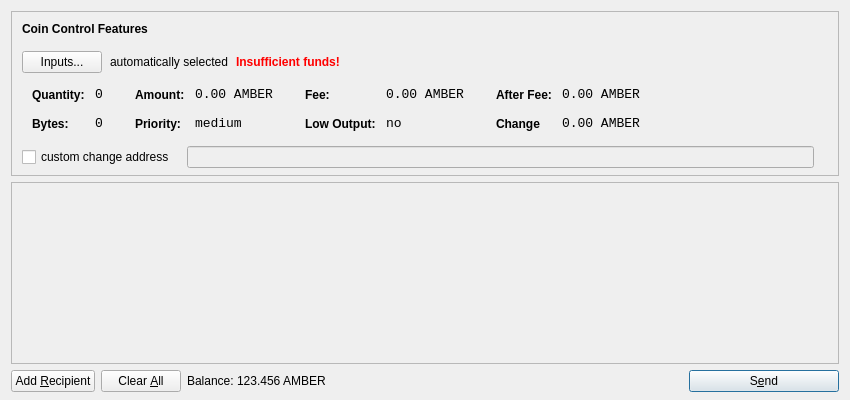
<?xml version="1.0" encoding="UTF-8"?>
<ui version="4.0">
 <class>SendCoinsDialog</class>
 <widget class="QDialog" name="SendCoinsDialog">
  <property name="geometry">
   <rect>
    <x>0</x>
    <y>0</y>
    <width>850</width>
    <height>400</height>
   </rect>
  </property>
  <property name="windowTitle">
   <string>Send Coins</string>
  </property>
  <layout class="QVBoxLayout" name="verticalLayout" stretch="0,1,0">
   <property name="bottomMargin">
    <number>8</number>
   </property>
   <item>
    <widget class="QFrame" name="frameCoinControl">
     <property name="sizePolicy">
      <sizepolicy hsizetype="Expanding" vsizetype="Expanding">
       <horstretch>0</horstretch>
       <verstretch>0</verstretch>
      </sizepolicy>
     </property>
     <property name="maximumSize">
      <size>
       <width>16777215</width>
       <height>16777215</height>
      </size>
     </property>
     <property name="frameShape">
      <enum>QFrame::StyledPanel</enum>
     </property>
     <property name="frameShadow">
      <enum>QFrame::Sunken</enum>
     </property>
     <layout class="QVBoxLayout" name="verticalLayoutCoinControl2">
      <property name="spacing">
       <number>-1</number>
      </property>
      <property name="leftMargin">
       <number>0</number>
      </property>
      <property name="topMargin">
       <number>0</number>
      </property>
      <property name="rightMargin">
       <number>0</number>
      </property>
      <property name="bottomMargin">
       <number>6</number>
      </property>
      <item>
       <layout class="QVBoxLayout" name="verticalLayoutCoinControl" stretch="0,0,0,0,1">
        <property name="spacing">
         <number>0</number>
        </property>
        <property name="leftMargin">
         <number>10</number>
        </property>
        <property name="topMargin">
         <number>10</number>
        </property>
        <item>
         <layout class="QHBoxLayout" name="horizontalLayoutCoinControl1">
          <property name="bottomMargin">
           <number>15</number>
          </property>
          <item>
           <widget class="QLabel" name="labelCoinControlFeatures">
            <property name="sizePolicy">
             <sizepolicy hsizetype="Preferred" vsizetype="Maximum">
              <horstretch>0</horstretch>
              <verstretch>0</verstretch>
             </sizepolicy>
            </property>
            <property name="font">
             <font>
              <weight>75</weight>
              <bold>true</bold>
             </font>
            </property>
            <property name="styleSheet">
             <string notr="true">font-weight:bold;</string>
            </property>
            <property name="text">
             <string>Coin Control Features</string>
            </property>
           </widget>
          </item>
         </layout>
        </item>
        <item>
         <layout class="QHBoxLayout" name="horizontalLayoutCoinControl2" stretch="0,0,0,0">
          <property name="spacing">
           <number>8</number>
          </property>
          <property name="bottomMargin">
           <number>10</number>
          </property>
          <item>
           <widget class="QPushButton" name="pushButtonCoinControl">
            <property name="styleSheet">
             <string notr="true"/>
            </property>
            <property name="text">
             <string>Inputs...</string>
            </property>
           </widget>
          </item>
          <item>
           <widget class="QLabel" name="labelCoinControlAutomaticallySelected">
            <property name="text">
             <string>automatically selected</string>
            </property>
            <property name="margin">
             <number>5</number>
            </property>
           </widget>
          </item>
          <item>
           <widget class="QLabel" name="labelCoinControlInsuffFunds">
            <property name="font">
             <font>
              <weight>75</weight>
              <bold>true</bold>
             </font>
            </property>
            <property name="styleSheet">
             <string notr="true">color:red;font-weight:bold;</string>
            </property>
            <property name="text">
             <string>Insufficient funds!</string>
            </property>
            <property name="margin">
             <number>5</number>
            </property>
           </widget>
          </item>
          <item>
           <spacer name="horizontalSpacerCoinControl">
            <property name="orientation">
             <enum>Qt::Horizontal</enum>
            </property>
            <property name="sizeHint" stdset="0">
             <size>
              <width>40</width>
              <height>1</height>
             </size>
            </property>
           </spacer>
          </item>
         </layout>
        </item>
        <item>
         <widget class="QWidget" name="widgetCoinControl" native="true">
          <property name="sizePolicy">
           <sizepolicy hsizetype="Preferred" vsizetype="Preferred">
            <horstretch>0</horstretch>
            <verstretch>0</verstretch>
           </sizepolicy>
          </property>
          <property name="minimumSize">
           <size>
            <width>0</width>
            <height>0</height>
           </size>
          </property>
          <property name="styleSheet">
           <string notr="true"/>
          </property>
          <layout class="QHBoxLayout" name="horizontalLayoutCoinControl5">
           <property name="margin">
            <number>0</number>
           </property>
           <item>
            <layout class="QHBoxLayout" name="horizontalLayoutCoinControl3" stretch="0,0,0,1">
             <property name="spacing">
              <number>20</number>
             </property>
             <property name="topMargin">
              <number>0</number>
             </property>
             <property name="bottomMargin">
              <number>10</number>
             </property>
             <item>
              <layout class="QFormLayout" name="formLayoutCoinControl1">
               <property name="horizontalSpacing">
                <number>10</number>
               </property>
               <property name="verticalSpacing">
                <number>14</number>
               </property>
               <property name="leftMargin">
                <number>10</number>
               </property>
               <property name="topMargin">
                <number>4</number>
               </property>
               <property name="rightMargin">
                <number>6</number>
               </property>
               <item row="0" column="0">
                <widget class="QLabel" name="labelCoinControlQuantityText">
                 <property name="styleSheet">
                  <string notr="true">font-weight:bold;</string>
                 </property>
                 <property name="text">
                  <string>Quantity:</string>
                 </property>
                 <property name="margin">
                  <number>0</number>
                 </property>
                </widget>
               </item>
               <item row="0" column="1">
                <widget class="QLabel" name="labelCoinControlQuantity">
                 <property name="font">
                  <font>
                   <family>Monospace</family>
                   <pointsize>10</pointsize>
                  </font>
                 </property>
                 <property name="cursor">
                  <cursorShape>IBeamCursor</cursorShape>
                 </property>
                 <property name="contextMenuPolicy">
                  <enum>Qt::ActionsContextMenu</enum>
                 </property>
                 <property name="text">
                  <string>0</string>
                 </property>
                 <property name="margin">
                  <number>0</number>
                 </property>
                 <property name="textInteractionFlags">
                  <set>Qt::LinksAccessibleByMouse|Qt::TextSelectableByKeyboard|Qt::TextSelectableByMouse</set>
                 </property>
                </widget>
               </item>
               <item row="1" column="0">
                <widget class="QLabel" name="labelCoinControlBytesText">
                 <property name="styleSheet">
                  <string notr="true">font-weight:bold;</string>
                 </property>
                 <property name="text">
                  <string>Bytes:</string>
                 </property>
                </widget>
               </item>
               <item row="1" column="1">
                <widget class="QLabel" name="labelCoinControlBytes">
                 <property name="font">
                  <font>
                   <family>Monospace</family>
                   <pointsize>10</pointsize>
                  </font>
                 </property>
                 <property name="cursor">
                  <cursorShape>IBeamCursor</cursorShape>
                 </property>
                 <property name="contextMenuPolicy">
                  <enum>Qt::ActionsContextMenu</enum>
                 </property>
                 <property name="text">
                  <string>0</string>
                 </property>
                 <property name="textInteractionFlags">
                  <set>Qt::LinksAccessibleByMouse|Qt::TextSelectableByKeyboard|Qt::TextSelectableByMouse</set>
                 </property>
                </widget>
               </item>
              </layout>
             </item>
             <item>
              <layout class="QFormLayout" name="formLayoutCoinControl2">
               <property name="horizontalSpacing">
                <number>10</number>
               </property>
               <property name="verticalSpacing">
                <number>14</number>
               </property>
               <property name="leftMargin">
                <number>6</number>
               </property>
               <property name="topMargin">
                <number>4</number>
               </property>
               <property name="rightMargin">
                <number>6</number>
               </property>
               <item row="0" column="0">
                <widget class="QLabel" name="labelCoinControlAmountText">
                 <property name="styleSheet">
                  <string notr="true">font-weight:bold;</string>
                 </property>
                 <property name="text">
                  <string>Amount:</string>
                 </property>
                 <property name="margin">
                  <number>0</number>
                 </property>
                </widget>
               </item>
               <item row="0" column="1">
                <widget class="QLabel" name="labelCoinControlAmount">
                 <property name="font">
                  <font>
                   <family>Monospace</family>
                   <pointsize>10</pointsize>
                  </font>
                 </property>
                 <property name="cursor">
                  <cursorShape>IBeamCursor</cursorShape>
                 </property>
                 <property name="contextMenuPolicy">
                  <enum>Qt::ActionsContextMenu</enum>
                 </property>
                 <property name="text">
                  <string>0.00 AMBER</string>
                 </property>
                 <property name="textInteractionFlags">
                  <set>Qt::LinksAccessibleByMouse|Qt::TextSelectableByKeyboard|Qt::TextSelectableByMouse</set>
                 </property>
                </widget>
               </item>
               <item row="1" column="0">
                <widget class="QLabel" name="labelCoinControlPriorityText">
                 <property name="styleSheet">
                  <string notr="true">font-weight:bold;</string>
                 </property>
                 <property name="text">
                  <string>Priority:</string>
                 </property>
                </widget>
               </item>
               <item row="1" column="1">
                <widget class="QLabel" name="labelCoinControlPriority">
                 <property name="font">
                  <font>
                   <family>Monospace</family>
                   <pointsize>10</pointsize>
                  </font>
                 </property>
                 <property name="cursor">
                  <cursorShape>IBeamCursor</cursorShape>
                 </property>
                 <property name="contextMenuPolicy">
                  <enum>Qt::ActionsContextMenu</enum>
                 </property>
                 <property name="text">
                  <string>medium</string>
                 </property>
                 <property name="textInteractionFlags">
                  <set>Qt::LinksAccessibleByMouse|Qt::TextSelectableByKeyboard|Qt::TextSelectableByMouse</set>
                 </property>
                </widget>
               </item>
              </layout>
             </item>
             <item>
              <layout class="QFormLayout" name="formLayoutCoinControl3">
               <property name="horizontalSpacing">
                <number>10</number>
               </property>
               <property name="verticalSpacing">
                <number>14</number>
               </property>
               <property name="leftMargin">
                <number>6</number>
               </property>
               <property name="topMargin">
                <number>4</number>
               </property>
               <property name="rightMargin">
                <number>6</number>
               </property>
               <item row="0" column="0">
                <widget class="QLabel" name="labelCoinControlFeeText">
                 <property name="styleSheet">
                  <string notr="true">font-weight:bold;</string>
                 </property>
                 <property name="text">
                  <string>Fee:</string>
                 </property>
                 <property name="margin">
                  <number>0</number>
                 </property>
                </widget>
               </item>
               <item row="0" column="1">
                <widget class="QLabel" name="labelCoinControlFee">
                 <property name="font">
                  <font>
                   <family>Monospace</family>
                   <pointsize>10</pointsize>
                  </font>
                 </property>
                 <property name="cursor">
                  <cursorShape>IBeamCursor</cursorShape>
                 </property>
                 <property name="contextMenuPolicy">
                  <enum>Qt::ActionsContextMenu</enum>
                 </property>
                 <property name="text">
                  <string>0.00 AMBER</string>
                 </property>
                 <property name="textInteractionFlags">
                  <set>Qt::LinksAccessibleByMouse|Qt::TextSelectableByKeyboard|Qt::TextSelectableByMouse</set>
                 </property>
                </widget>
               </item>
               <item row="1" column="0">
                <widget class="QLabel" name="labelCoinControlLowOutputText">
                 <property name="styleSheet">
                  <string notr="true">font-weight:bold;</string>
                 </property>
                 <property name="text">
                  <string>Low Output:</string>
                 </property>
                </widget>
               </item>
               <item row="1" column="1">
                <widget class="QLabel" name="labelCoinControlLowOutput">
                 <property name="font">
                  <font>
                   <family>Monospace</family>
                   <pointsize>10</pointsize>
                  </font>
                 </property>
                 <property name="cursor">
                  <cursorShape>IBeamCursor</cursorShape>
                 </property>
                 <property name="contextMenuPolicy">
                  <enum>Qt::ActionsContextMenu</enum>
                 </property>
                 <property name="text">
                  <string>no</string>
                 </property>
                 <property name="textInteractionFlags">
                  <set>Qt::LinksAccessibleByMouse|Qt::TextSelectableByKeyboard|Qt::TextSelectableByMouse</set>
                 </property>
                </widget>
               </item>
              </layout>
             </item>
             <item>
              <layout class="QFormLayout" name="formLayoutCoinControl4">
               <property name="horizontalSpacing">
                <number>10</number>
               </property>
               <property name="verticalSpacing">
                <number>14</number>
               </property>
               <property name="leftMargin">
                <number>6</number>
               </property>
               <property name="topMargin">
                <number>4</number>
               </property>
               <property name="rightMargin">
                <number>6</number>
               </property>
               <item row="0" column="0">
                <widget class="QLabel" name="labelCoinControlAfterFeeText">
                 <property name="styleSheet">
                  <string notr="true">font-weight:bold;</string>
                 </property>
                 <property name="text">
                  <string>After Fee:</string>
                 </property>
                 <property name="margin">
                  <number>0</number>
                 </property>
                </widget>
               </item>
               <item row="0" column="1">
                <widget class="QLabel" name="labelCoinControlAfterFee">
                 <property name="font">
                  <font>
                   <family>Monospace</family>
                   <pointsize>10</pointsize>
                  </font>
                 </property>
                 <property name="cursor">
                  <cursorShape>IBeamCursor</cursorShape>
                 </property>
                 <property name="contextMenuPolicy">
                  <enum>Qt::ActionsContextMenu</enum>
                 </property>
                 <property name="text">
                  <string>0.00 AMBER</string>
                 </property>
                 <property name="textInteractionFlags">
                  <set>Qt::LinksAccessibleByMouse|Qt::TextSelectableByKeyboard|Qt::TextSelectableByMouse</set>
                 </property>
                </widget>
               </item>
               <item row="1" column="0">
                <widget class="QLabel" name="labelCoinControlChangeText">
                 <property name="styleSheet">
                  <string notr="true">font-weight:bold;</string>
                 </property>
                 <property name="text">
                  <string>Change</string>
                 </property>
                </widget>
               </item>
               <item row="1" column="1">
                <widget class="QLabel" name="labelCoinControlChange">
                 <property name="font">
                  <font>
                   <family>Monospace</family>
                   <pointsize>10</pointsize>
                  </font>
                 </property>
                 <property name="cursor">
                  <cursorShape>IBeamCursor</cursorShape>
                 </property>
                 <property name="contextMenuPolicy">
                  <enum>Qt::ActionsContextMenu</enum>
                 </property>
                 <property name="text">
                  <string>0.00 AMBER</string>
                 </property>
                 <property name="textInteractionFlags">
                  <set>Qt::LinksAccessibleByMouse|Qt::TextSelectableByKeyboard|Qt::TextSelectableByMouse</set>
                 </property>
                </widget>
               </item>
              </layout>
             </item>
            </layout>
           </item>
          </layout>
         </widget>
        </item>
        <item>
         <layout class="QHBoxLayout" name="horizontalLayoutCoinControl4" stretch="0,0,0">
          <property name="spacing">
           <number>12</number>
          </property>
          <property name="sizeConstraint">
           <enum>QLayout::SetDefaultConstraint</enum>
          </property>
          <property name="topMargin">
           <number>5</number>
          </property>
          <property name="rightMargin">
           <number>5</number>
          </property>
          <item>
           <widget class="QCheckBox" name="checkBoxCoinControlChange">
            <property name="text">
             <string>custom change address</string>
            </property>
           </widget>
          </item>
          <item>
           <widget class="QLineEdit" name="lineEditCoinControlChange">
            <property name="enabled">
             <bool>false</bool>
            </property>
            <property name="sizePolicy">
             <sizepolicy hsizetype="Expanding" vsizetype="Fixed">
              <horstretch>0</horstretch>
              <verstretch>0</verstretch>
             </sizepolicy>
            </property>
           </widget>
          </item>
          <item>
           <widget class="QLabel" name="labelCoinControlChangeLabel">
            <property name="sizePolicy">
             <sizepolicy hsizetype="Preferred" vsizetype="Expanding">
              <horstretch>0</horstretch>
              <verstretch>0</verstretch>
             </sizepolicy>
            </property>
            <property name="minimumSize">
             <size>
              <width>0</width>
              <height>0</height>
             </size>
            </property>
            <property name="text">
             <string/>
            </property>
            <property name="margin">
             <number>3</number>
            </property>
           </widget>
          </item>
         </layout>
        </item>
        <item>
         <spacer name="verticalSpacerCoinControl">
          <property name="orientation">
           <enum>Qt::Vertical</enum>
          </property>
          <property name="sizeHint" stdset="0">
           <size>
            <width>800</width>
            <height>1</height>
           </size>
          </property>
         </spacer>
        </item>
       </layout>
      </item>
     </layout>
    </widget>
   </item>
   <item>
    <widget class="QScrollArea" name="scrollArea">
     <property name="widgetResizable">
      <bool>true</bool>
     </property>
     <widget class="QWidget" name="scrollAreaWidgetContents">
      <property name="geometry">
       <rect>
        <x>0</x>
        <y>0</y>
        <width>830</width>
        <height>165</height>
       </rect>
      </property>
      <layout class="QVBoxLayout" name="verticalLayout_2">
       <property name="margin">
        <number>0</number>
       </property>
       <item>
        <layout class="QVBoxLayout" name="entries">
         <property name="spacing">
          <number>6</number>
         </property>
        </layout>
       </item>
       <item>
        <spacer name="verticalSpacer">
         <property name="orientation">
          <enum>Qt::Vertical</enum>
         </property>
         <property name="sizeHint" stdset="0">
          <size>
           <width>20</width>
           <height>40</height>
          </size>
         </property>
        </spacer>
       </item>
      </layout>
     </widget>
    </widget>
   </item>
   <item>
    <layout class="QHBoxLayout" name="horizontalLayout">
     <item>
      <widget class="QPushButton" name="addButton">
       <property name="toolTip">
        <string>Send to multiple recipients at once</string>
       </property>
       <property name="text">
        <string>Add &amp;Recipient</string>
       </property>
       <property name="icon">
        <iconset resource="../bitcoin.qrc">
         <normaloff>:/icons/add</normaloff>:/icons/add</iconset>
       </property>
       <property name="autoDefault">
        <bool>false</bool>
       </property>
      </widget>
     </item>
     <item>
      <widget class="QPushButton" name="clearButton">
       <property name="sizePolicy">
        <sizepolicy hsizetype="Minimum" vsizetype="Fixed">
         <horstretch>0</horstretch>
         <verstretch>0</verstretch>
        </sizepolicy>
       </property>
       <property name="toolTip">
        <string>Remove all transaction fields</string>
       </property>
       <property name="text">
        <string>Clear &amp;All</string>
       </property>
       <property name="icon">
        <iconset resource="../bitcoin.qrc">
         <normaloff>:/icons/remove</normaloff>:/icons/remove</iconset>
       </property>
       <property name="autoRepeatDelay">
        <number>300</number>
       </property>
       <property name="autoDefault">
        <bool>false</bool>
       </property>
      </widget>
     </item>
     <item>
      <layout class="QHBoxLayout" name="horizontalLayout_2">
       <property name="spacing">
        <number>3</number>
       </property>
       <item>
        <widget class="QLabel" name="label">
         <property name="sizePolicy">
          <sizepolicy hsizetype="Preferred" vsizetype="Fixed">
           <horstretch>0</horstretch>
           <verstretch>0</verstretch>
          </sizepolicy>
         </property>
         <property name="text">
          <string>Balance:</string>
         </property>
        </widget>
       </item>
       <item>
        <widget class="QLabel" name="labelBalance">
         <property name="sizePolicy">
          <sizepolicy hsizetype="Preferred" vsizetype="Fixed">
           <horstretch>0</horstretch>
           <verstretch>0</verstretch>
          </sizepolicy>
         </property>
         <property name="cursor">
          <cursorShape>IBeamCursor</cursorShape>
         </property>
         <property name="text">
          <string>123.456 AMBER</string>
         </property>
         <property name="textInteractionFlags">
          <set>Qt::LinksAccessibleByMouse|Qt::TextSelectableByKeyboard|Qt::TextSelectableByMouse</set>
         </property>
        </widget>
       </item>
      </layout>
     </item>
     <item>
      <spacer name="horizontalSpacer">
       <property name="orientation">
        <enum>Qt::Horizontal</enum>
       </property>
       <property name="sizeHint" stdset="0">
        <size>
         <width>40</width>
         <height>20</height>
        </size>
       </property>
      </spacer>
     </item>
     <item>
      <widget class="QPushButton" name="sendButton">
       <property name="minimumSize">
        <size>
         <width>150</width>
         <height>0</height>
        </size>
       </property>
       <property name="toolTip">
        <string>Confirm the send action</string>
       </property>
       <property name="text">
        <string>S&amp;end</string>
       </property>
       <property name="icon">
        <iconset resource="../bitcoin.qrc">
         <normaloff>:/icons/send</normaloff>:/icons/send</iconset>
       </property>
       <property name="default">
        <bool>true</bool>
       </property>
      </widget>
     </item>
    </layout>
   </item>
  </layout>
 </widget>
 <resources>
  <include location="../bitcoin.qrc"/>
 </resources>
 <connections/>
</ui>
